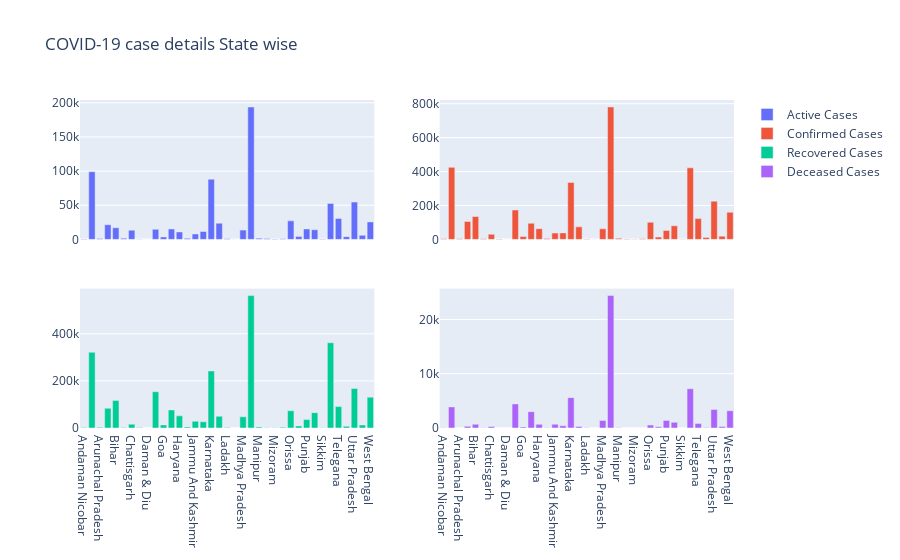

Notebook cell for this chart:
### Code cell
fig=make_subplots(rows=2,cols=2,shared_xaxes=True)
barchart1=go.Bar(x=final_df.index,y=final_df['Confirmed Cases'],name='Confirmed Cases')
barchart2=go.Bar(x=final_df.index,y=final_df['Recovered Cases'],name='Recovered Cases')
barchart3=go.Bar(x=final_df.index,y=final_df['Deceased Cases'],name='Deceased Cases')
barchart4 = go.Bar(x=final_df.index, y=final_df['Active Cases'], name='Active Cases')
layout=go.Layout(title='Total Confirmed Cases in Each State')
fig.add_trace(barchart4,1,1)
fig.add_trace(barchart1, 1, 2)
fig.add_trace(barchart2, 2, 1)
fig.add_trace(barchart3, 2, 2)
fig.update_layout( title_text="COVID-19 case details State wise")
fig.show()

### Figure 1 — Plotly figure (JSON) as saved in the notebook; plotly's stock layout.template omitted (floating-point values rounded to 4 significant figures)
{"data": [{"name": "Active Cases", "type": "bar", "x": ["Andaman Nicobar", "Andhra Pradesh", "Arunachal Pradesh", "Assam", "Bihar", "Chandigarh", "Chattisgarh", "DN", "Daman & Diu", "Delhi", "Goa", "Gujarat", "Haryana", "Himachal Pradesh", "Jammu And Kashmir", "JH", "Karnataka", "Kerela", "Ladakh", "LD", "Madhya Pradesh", "Maharashtra", "Manipur", "Meghalaya", "Mizoram", "Nagaland", "Orissa", "Puducherry", "Punjab", "Rajasthan", "Sikkim", "Tamil Nadu", "Telegana", "Tripura", "Uttar Pradesh", "Uttarakhand", "West Bengal"], "xaxis": "x", "y": [478, 99129, 1205, 21445, 17020, 1807, 13520, 298, 0, 14793, 3635, 15290, 10981, 1502, 7959, 11552, 88102, 23723, 847, 0, 13591, 193890, 1845, 1284, 419, 897, 27166, 4412, 15375, 14091, 416, 52721, 30774, 3993, 54666, 5974, 25657], "yaxis": "y"}, {"name": "Confirmed Cases", "type": "bar", "x": ["Andaman Nicobar", "Andhra Pradesh", "Arunachal Pradesh", "Assam", "Bihar", "Chandigarh", "Chattisgarh", "DN", "Daman & Diu", "Delhi", "Goa", "Gujarat", "Haryana", "Himachal Pradesh", "Jammu And Kashmir", "JH", "Karnataka", "Kerela", "Ladakh", "LD", "Madhya Pradesh", "Maharashtra", "Manipur", "Meghalaya", "Mizoram", "Nagaland", "Orissa", "Puducherry", "Punjab", "Rajasthan", "Sikkim", "Tamil Nadu", "Telegana", "Tripura", "Uttar Pradesh", "Uttarakhand", "West Bengal"], "xaxis": "x2", "y": [3100, 424767, 4034, 105673, 135013, 4155, 30092, 2342, 0, 173390, 17004, 95155, 63282, 5945, 37163, 38410, 335928, 73855, 2638, 0, 62433, 780689, 6112, 2343, 1008, 3922, 100934, 13601, 52526, 80227, 1615, 422085, 122580, 11323, 225632, 19235, 159785], "yaxis": "y2"}, {"name": "Recovered Cases", "type": "bar", "x": ["Andaman Nicobar", "Andhra Pradesh", "Arunachal Pradesh", "Assam", "Bihar", "Chandigarh", "Chattisgarh", "DN", "Daman & Diu", "Delhi", "Goa", "Gujarat", "Haryana", "Himachal Pradesh", "Jammu And Kashmir", "JH", "Karnataka", "Kerela", "Ladakh", "LD", "Madhya Pradesh", "Maharashtra", "Manipur", "Meghalaya", "Mizoram", "Nagaland", "Orissa", "Puducherry", "Punjab", "Rajasthan", "Sikkim", "Tamil Nadu", "Telegana", "Tripura", "Uttar Pradesh", "Uttarakhand", "West Bengal"], "xaxis": "x3", "y": [2577, 321754, 2822, 83928, 117305, 2296, 16303, 2042, 0, 154171, 13186, 76858, 51619, 4409, 28510, 26448, 242230, 49844, 1757, 0, 47467, 562401, 4239, 1049, 589, 3017, 73233, 8968, 35747, 65093, 1196, 362133, 90988, 7232, 167543, 13004, 130952], "yaxis": "y3"}, {"name": "Deceased Cases", "type": "bar", "x": ["Andaman Nicobar", "Andhra Pradesh", "Arunachal Pradesh", "Assam", "Bihar", "Chandigarh", "Chattisgarh", "DN", "Daman & Diu", "Delhi", "Goa", "Gujarat", "Haryana", "Himachal Pradesh", "Jammu And Kashmir", "JH", "Karnataka", "Kerela", "Ladakh", "LD", "Madhya Pradesh", "Maharashtra", "Manipur", "Meghalaya", "Mizoram", "Nagaland", "Orissa", "Puducherry", "Punjab", "Rajasthan", "Sikkim", "Tamil Nadu", "Telegana", "Tripura", "Uttar Pradesh", "Uttarakhand", "West Bengal"], "xaxis": "x4", "y": [45, 3884, 7, 300, 688, 52, 269, 2, 0, 4426, 183, 3007, 682, 34, 694, 410, 5596, 288, 34, 0, 1375, 24398, 28, 10, 0, 8, 535, 221, 1404, 1043, 3, 7231, 818, 98, 3423, 257, 3176], "yaxis": "y4"}], "layout": {"title": {"text": "COVID-19 case details State wise"}, "xaxis": {"anchor": "y", "domain": [0, 0.45], "matches": "x3", "showticklabels": false}, "xaxis2": {"anchor": "y2", "domain": [0.55, 1], "matches": "x4", "showticklabels": false}, "xaxis3": {"anchor": "y3", "domain": [0, 0.45]}, "xaxis4": {"anchor": "y4", "domain": [0.55, 1]}, "yaxis": {"anchor": "x", "domain": [0.575, 1]}, "yaxis2": {"anchor": "x2", "domain": [0.575, 1]}, "yaxis3": {"anchor": "x3", "domain": [0, 0.425]}, "yaxis4": {"anchor": "x4", "domain": [0, 0.425]}}}
